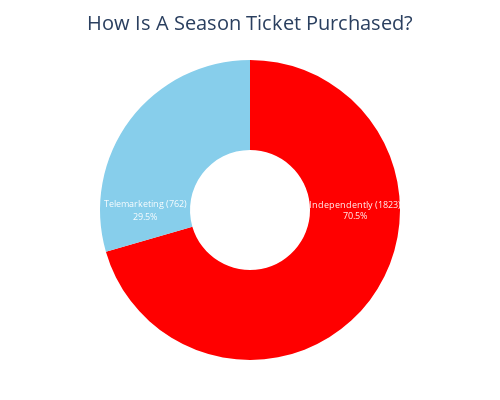

Notebook cell for this chart:
### Code cell
def plot_purchase_method_pie(df, column='co_purchaser_email'):
    """
    Plots a pie chart of purchase methods (Independently vs Telemarketing).
    """
    # Do not modify original df
    temp_df = df.copy()

    # Vectorized assignment of purchase method
    temp_df['purchase_method'] = np.where(temp_df[column].isna(), 'Independently', 'Telemarketing')

    # Count
    counts = temp_df['purchase_method'].value_counts()

    # Prepare data
    purchase_methods = ['Independently', 'Telemarketing']
    values = [counts.get(method, 0) for method in purchase_methods]
    labels = [f"{method} ({count})" for method, count in zip(purchase_methods, values)]
    colors = ['red', 'skyblue']

    # Plot
    fig = go.Figure(data=[
        go.Pie(
            labels=labels,
            values=values,
            marker=dict(colors=colors),
            hole=0.4,
            textinfo='label+percent',
            textposition='inside',
            insidetextorientation='radial',
            textfont=dict(size=16, color='white')
        )
    ])

    fig.update_layout(
        title=dict(text='How Is A Season Ticket Purchased?', x=0.5, font=dict(size=20)),
        height=400,
        width=500,
        margin=dict(t=60, b=40, l=40, r=40),
        showlegend=False
    )

    fig.show()

# Example call
plot_purchase_method_pie(perc)

### Figure 1 — Plotly figure (JSON) as saved in the notebook; plotly's stock layout.template omitted (floating-point values rounded to 4 significant figures)
{"data": [{"hole": 0.4, "insidetextorientation": "radial", "labels": ["Independently (1823)", "Telemarketing (762)"], "marker": {"colors": ["red", "skyblue"]}, "textfont": {"color": "white", "size": 16}, "textinfo": "label+percent", "textposition": "inside", "type": "pie", "values": [1823, 762]}], "layout": {"height": 400, "margin": {"b": 40, "l": 40, "r": 40, "t": 60}, "showlegend": false, "title": {"font": {"size": 20}, "text": "How Is A Season Ticket Purchased?", "x": 0.5}, "width": 500}}
